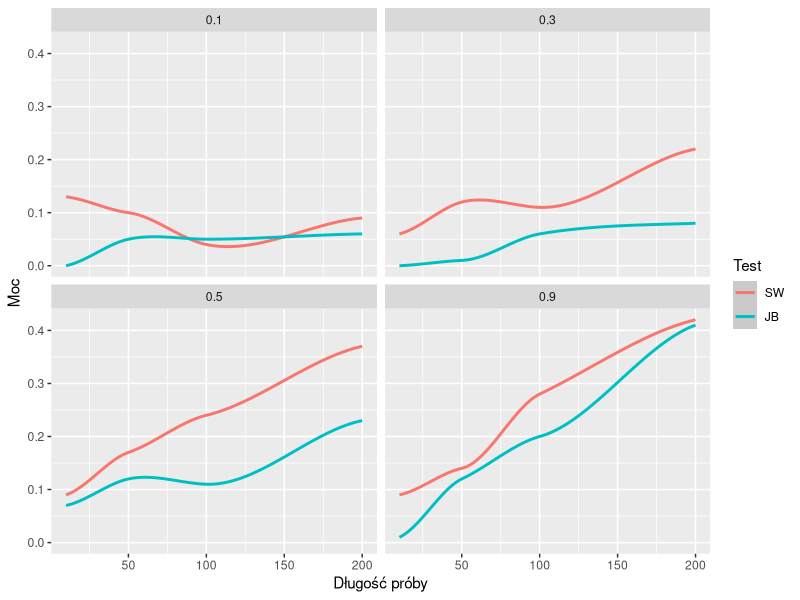
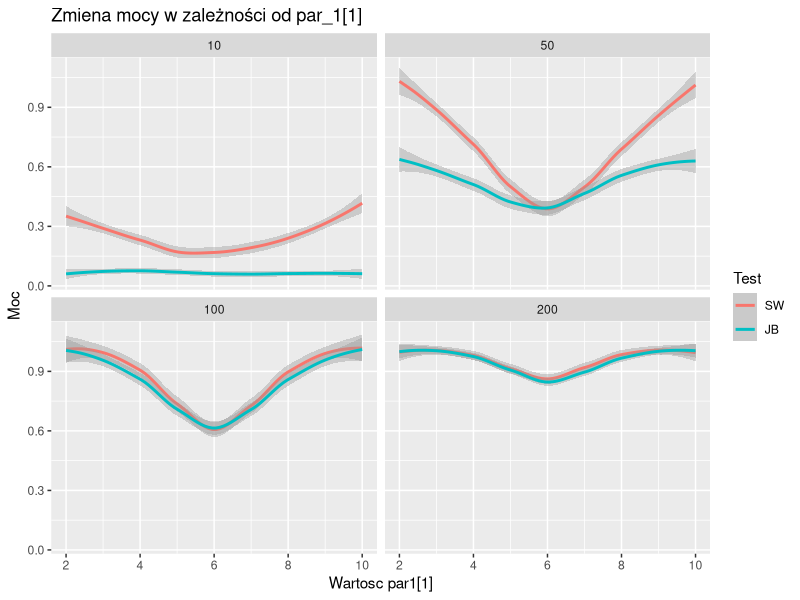
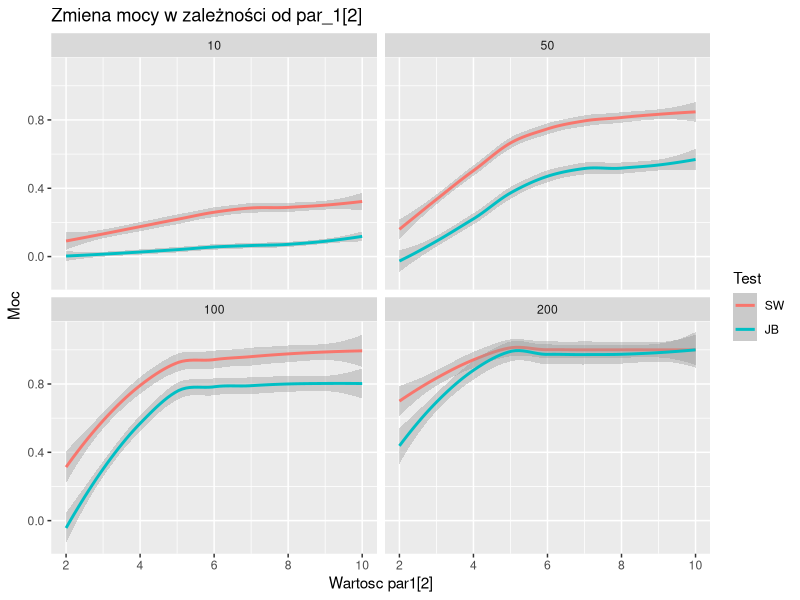
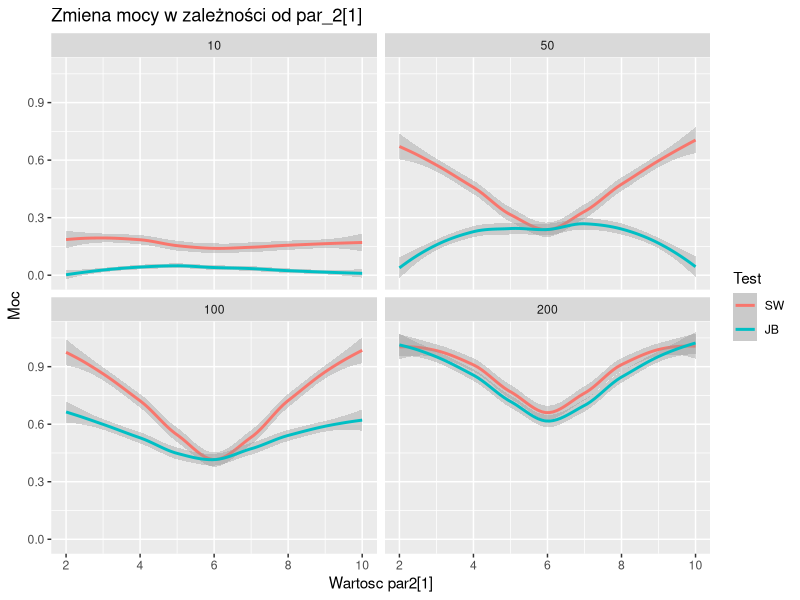
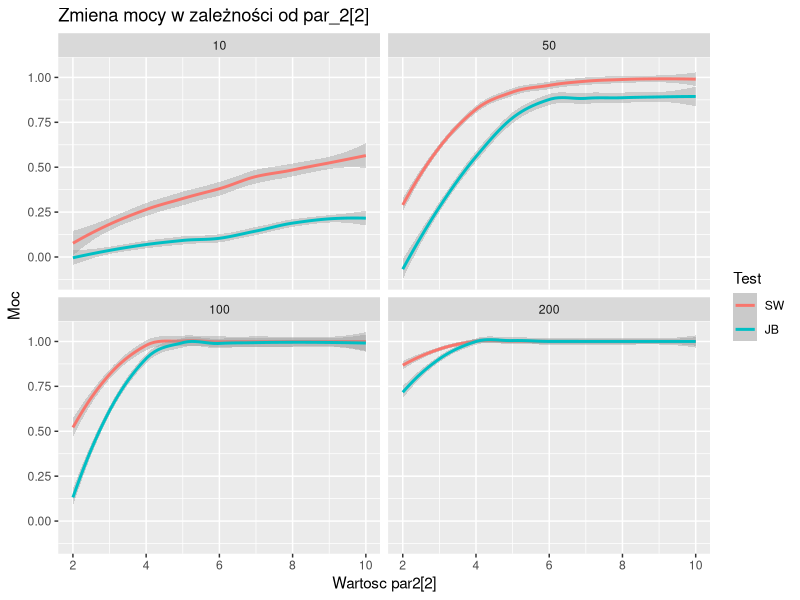

The R source for these figures, in order:
## ---- chunk 1
library(dplyr)
library(tidyr)
library(ggplot2)
library(tseries)
## ---- chunk 2
rmix <- function(n,family_1,par_1,family_2,par_2,p){
  
  prob <- sample(c(1,2), n, prob = c(p, 1-p), replace = T)
  
  sample1 <- eval(
    parse( text = 
             paste0("r", family_1, "(length(which(prob == 1)), ", 
                    paste(par_1, collapse = ", "),
                    ")"))
  )
  sample2 <- eval(
    parse( text = 
             paste0("r", family_2, "(length(which(prob == 2)), ", 
                    paste(par_2, collapse = ","),
                    ")"))
  )
  c(sample1,sample2)
}
## ---- chunk 3
#długość
n <- c(10,50,100,200)
#prawdopodobieństwo
p <- c(0.1,0.3,0.5,0.9)
#par_1
par1 <- c(5,4)
#par_2
par2 <- c(10,5)
#ilość symulacji
N <- 100
#alpha, która pozwala na badanie mocy testów
alpha <- 0.1
#testy - skrótowe nazy testów którymi posługuję się w projekcie
testy <- c("SW","JB")
## ---- chunk 4
data1 <- expand.grid(n,p,testy)
colnames(data1) <- c("Dlugosc", "Prawdopodobienstwo","Test")

## ---- chunk 5
set.seed(20)

powers <- sapply(1:nrow(data1),
                 function(i){
                   n <- data1[i, 1]
                   p <- data1[i, 2]
                   test <- data1[i, 3]
                   
                   p_vector <- sapply(rep(n, N), function(x){
                     sample <- rmix(n, "norm", par1, "norm", par2, p)
                     
                     if (test == "SW"){
                       result <- shapiro.test(sample)$p.value
                     } else if (test == "JB"){
                       result <- jarque.bera.test(sample)$p.value
                     }   
                     result
                   })
                   mean(p_vector < alpha)
                 })

data2 <- bind_cols(data1, Moc = powers)
## ---- chunk 6
ggplot(data2,aes(x = Dlugosc, y = Moc, color = Test)) +
  labs(x = "Długość próby", y = "Moc") +
  geom_smooth() + 
  facet_wrap(~ Prawdopodobienstwo, nrow = 3)
## ---- chunk 7
#długość
n <- c(10,50,100,200)
#prawdopodobieństwo
p <- 0.6
#par_2
par2 <- c(6,2)
#dane do zmiany
zmiana <- seq(2,10, by = .25)


data3 <- expand.grid(Dlugosc = n, Prawdo = p, Zmiana = zmiana, Test = testy)
## ---- chunk 8
set.seed(20)

powers <- sapply(1:nrow(data3),
                 function(i){
                   n <- data3[i, 1]
                   par1 <- data3[i, 3]  
                   test <- data3[i, 4]
                   
                   p_vector <- sapply(rep(n, N), function(x){
                     sample <- rmix(n, "norm", c(par1,1), "norm", par2, p)
                     
                     if (test == "SW"){
                       result <- shapiro.test(sample)$p.value
                     } else if (test == "JB"){
                       result <- jarque.bera.test(sample)$p.value
                     }   
                     result
                   })
                   mean(p_vector < alpha)
                 })

data4 <- bind_cols(data3, Moc = powers)

  ggplot(data4,aes(x = Zmiana, y = Moc, color = Test)) +
  labs(title = "Zmiena mocy w zależności od par_1[1]", x = "Wartosc par1[1]", y = "Moc") +
  geom_smooth() + 
  facet_wrap(~ Dlugosc, nrow = 3)
## ---- chunk 9
set.seed(20)

powers <- sapply(1:nrow(data3),
                 function(i){
                   n <- data3[i, 1]
                   par1 <- data3[i, 3]  
                   test <- data3[i, 4]
                   
                   p_vector <- sapply(rep(n, N), function(x){
                     sample <- rmix(n, "norm", c(1,par1), "norm", par2, p)
                     
                     if (test == "SW"){
                       result <- shapiro.test(sample)$p.value
                     } else if (test == "JB"){
                       result <- jarque.bera.test(sample)$p.value
                     }   
                     result
                   })
                   mean(p_vector < alpha)
                 })

data4 <- bind_cols(data3, Moc = powers)


  ggplot(data4,aes(x = Zmiana, y = Moc, color = Test)) +
  labs(title = "Zmiena mocy w zależności od par_1[2]", x = "Wartosc par1[2]", y = "Moc") +
  geom_smooth() + 
  facet_wrap(~ Dlugosc, nrow = 3)
## ---- chunk 10
#długość
n <- c(10,50,100,200)
#prawdopodobieństwo
p <- 0.6
#par_2
par1 <- c(6,2)
#dane do zmiany
zmiana <- seq(2,10, by = .25)

data3 <- expand.grid(Dlugosc = n, Prawdo = p, Zmiana = zmiana, Test = testy)
## ---- chunk 11
set.seed(20)
powers <- sapply(1:nrow(data3),
                 function(i){
                   n <- data3[i, 1]
                   par2 <- data3[i, 3]  
                   test <- data3[i, 4]
                   
                   p_vector <- sapply(rep(n, N), function(x){
                     sample <- rmix(n, "norm", par1, "norm", c(par2,1), p)
                     
                     if (test == "SW"){
                       result <- shapiro.test(sample)$p.value
                     } else if (test == "JB"){
                       result <- jarque.bera.test(sample)$p.value
                     }   
                     result
                   })
                   mean(p_vector < alpha)
                 })

data4 <- bind_cols(data3, Moc = powers)

  ggplot(data4,aes(x = Zmiana, y = Moc, color = Test)) +
  labs(title = "Zmiena mocy w zależności od par_2[1]", x = "Wartosc par2[1]", y = "Moc") +
  geom_smooth() + 
  facet_wrap(~ Dlugosc, nrow = 3)
## ---- chunk 12
set.seed(20)
powers <- sapply(1:nrow(data3),
                 function(i){
                   n <- data3[i, 1]
                   par2 <- data3[i, 3]  
                   test <- data3[i, 4]
                   
                   p_vector <- sapply(rep(n, N), function(x){
                     sample <- rmix(n, "norm", par1, "norm", c(1,par2), p)
                     
                     if (test == "SW"){
                       result <- shapiro.test(sample)$p.value
                     } else if (test == "JB"){
                       result <- jarque.bera.test(sample)$p.value
                     }   
                     result
                   })
                   mean(p_vector < alpha)
                 })

data4 <- bind_cols(data3, Moc = powers)


  ggplot(data4,aes(x = Zmiana, y = Moc, color = Test)) +
  labs(title = "Zmiena mocy w zależności od par_2[2]", x = "Wartosc par2[2]", y = "Moc") +
  geom_smooth() + 
  facet_wrap(~ Dlugosc, nrow = 3)
